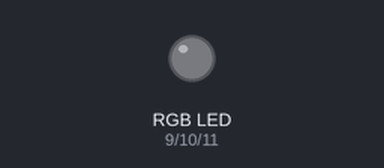
A sketch run on a simulated Arduino Uno, built with avr-gcc and run on an emulated ATmega328P. Shown: an RGB LED mixed from three pins (HIGH = lit).

Above: at 0.5 s.
At 2.5 s:
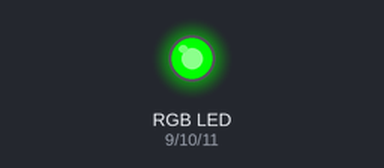
At 3.5 s:
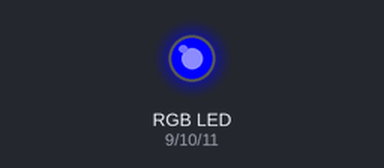
At 4.5 s:
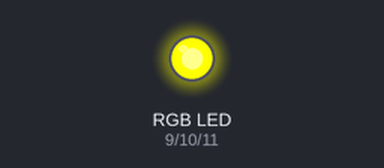
At 6.5 s:
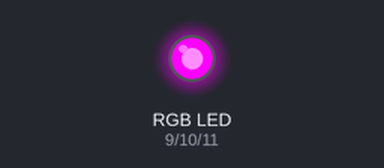
At 9.5 s:
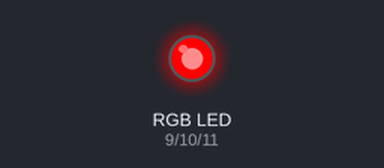
Timing chart, 0 to 10.4 s (numbered marks = the images above):
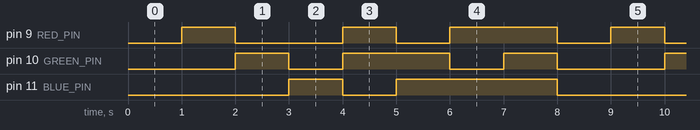

The sketch:

RGB_Colors_Example_1.ino
```cpp
/*
  SparkFun Inventor's Kit - Example sketch 03

  RGB LED: Make an RGB LED display a rainbow of colors!

  Hardware connections:
  - An RGB LED is actually three LEDs (red, green, and blue) in
    one package. When you run them at different brightnesses,
    the red, green and blue mix to form new colors.

  Starting at the flattened edge of the flange on the LED,
  the pins are ordered RED, COMMON, GREEN, BLUE.

  Connect RED to a 330 ohm resistor. Connect the other end
  of the resistor to Arduino digital pin 9.

  Connect COMMON pin to GND.

  Connect GREEN to a 330 ohm resistor. Connect the other end
  of the resistor to Arduino digital pin 10.

  Connect BLUE to a 330 ohm resistor. Connect the other end
  of the resistor to Arduino digital pin 11.

  This sketch was written by SparkFun Electronics,
  with lots of help from the Arduino community.
  Visit http://learn.sparkfun.com/products/2 for SIK information.
  Visit http://www.arduino.cc to learn about the Arduino.

  Version 2.0 6/2012 MDG

  Adapted for the Pratical Labs (Lab #2 - March 21, 2019) of:
  - Mobile and Pervasive Computing
    @ FCT NOVA (Faculty of Sciences and Technology of New University of Lisbon)

  Adapted by:
  - Carmen Pires Morgado - cpm@fct.unl.pt
  - Ruben Andre Barreiro - r.barreiro@campus.fct.unl.pt
*/

// First we'll define the pins by name to make the sketch
// easier to follow:
// - Here's a new trick: putting the word "const" in front of a variable
//   indicates that this is a "constant" value that will never change
//   (You don't have to do this, but if you do, the
// - Arduino will give you a friendly warning if you accidentally
//   try to change the value, so it's considered good form)
const int RED_PIN = 9;
const int GREEN_PIN = 10;
const int BLUE_PIN = 11;

// This variable controls how fast we loop through the colors
// (Try changing this to make the fading faster or slower)
int DISPLAY_TIME = 10;  // In milliseconds

void setup() {
  // Here we'll configure the Arduino pins we're using to
  // drive the LED to be outputs:
  pinMode(RED_PIN, OUTPUT);
  pinMode(GREEN_PIN, OUTPUT);
  pinMode(BLUE_PIN, OUTPUT);
}

void loop() {
  mainColors();
}

// This function displays the eight "main" colors that the RGB LED
// can produce. If you'd like to use one of these colors in your
// own sketch, you can copy and paste that section into your code
void mainColors() {

  // Off (all LEDs off):
  digitalWrite(RED_PIN, LOW);
  digitalWrite(GREEN_PIN, LOW);
  digitalWrite(BLUE_PIN, LOW);

  delay(1000);

  // Red (turn just the red LED on):
  digitalWrite(RED_PIN, HIGH);
  digitalWrite(GREEN_PIN, LOW);
  digitalWrite(BLUE_PIN, LOW);

  delay(1000);

  // Green (turn just the green LED on):
  digitalWrite(RED_PIN, LOW);
  digitalWrite(GREEN_PIN, HIGH);
  digitalWrite(BLUE_PIN, LOW);

  delay(1000);

  // Blue (turn just the blue LED on):
  digitalWrite(RED_PIN, LOW);
  digitalWrite(GREEN_PIN, LOW);
  digitalWrite(BLUE_PIN, HIGH);

  delay(1000);

  // Yellow (turn red and green on):
  digitalWrite(RED_PIN, HIGH);
  digitalWrite(GREEN_PIN, HIGH);
  digitalWrite(BLUE_PIN, LOW);

  delay(1000);

  // Cyan (turn green and blue on):
  digitalWrite(RED_PIN, LOW);
  digitalWrite(GREEN_PIN, HIGH);
  digitalWrite(BLUE_PIN, HIGH);

  delay(1000);

  // Purple (turn red and blue on):
  digitalWrite(RED_PIN, HIGH);
  digitalWrite(GREEN_PIN, LOW);
  digitalWrite(BLUE_PIN, HIGH);

  delay(1000);

  // White (turn all the LEDs on):
  digitalWrite(RED_PIN, HIGH);
  digitalWrite(GREEN_PIN, HIGH);
  digitalWrite(BLUE_PIN, HIGH);

  delay(1000);
}
```

Measured:
- by itself, pin 9 (RED_PIN): repeats every 8.0 s: LOW 2.0 s, HIGH 1.0 s, LOW 1.0 s, HIGH 2.0 s, LOW 1.0 s, HIGH 1.0 s
- by itself, pin 10 (GREEN_PIN): repeats every 8.0 s: LOW 1.0 s, HIGH 2.0 s, LOW 1.0 s, HIGH 1.0 s, LOW 2.0 s, HIGH 1.0 s
- by itself, pin 11 (BLUE_PIN): repeats every 8.0 s: LOW 1.0 s, HIGH 3.0 s, LOW 3.0 s, HIGH 1.0 s
